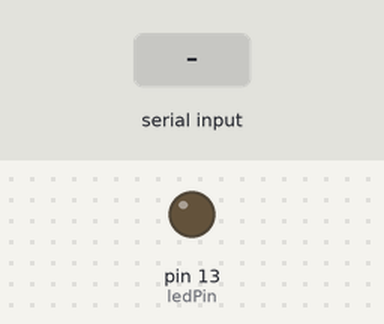
Recording of a sketch running on a simulated Arduino Uno, built with avr-gcc and run on an emulated ATmega328P. On the bench: output pins drawn as LEDs (lit = HIGH). The inputs (shaded band) are chosen by the test bench. What the sketch prints to the serial monitor is not drawn.

Above: at 1.2 s.
1.3 s: "1" received over Serial
At 1.6 s:
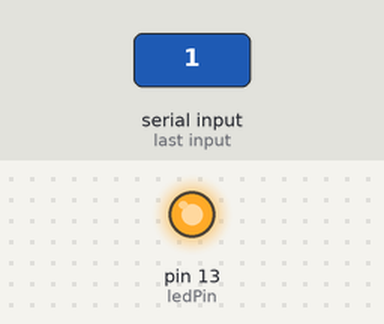
2.8 s: "0" received over Serial
At 4.0 s:
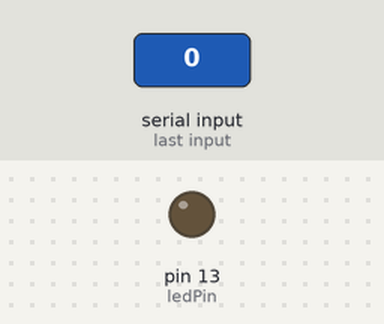
Timing chart, 0 to 5.8 s (numbered marks = the images above; inputs shaded):
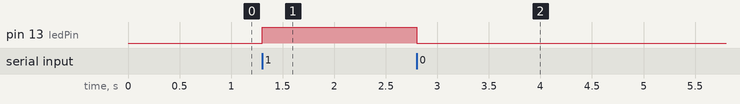

The sketch:

Blink.ino
```cpp
const int ledPin =  13;
int ledState = LOW;
int SerialData;

void setup() {
  Serial.begin(9600);
  Serial.print("Enter 1 for on or 0 turn light off");
  pinMode(ledPin, OUTPUT);
}

void loop()
{
  if(Serial.available())
  {
    SerialData = Serial.read();
    if (SerialData == '1')
    {
      ledState = HIGH;
    }
    if (SerialData == '0')
    {
      ledState = LOW;
    }
    digitalWrite(ledPin, ledState);
  }
}
```

Measured:
- after the input at 1.3 s, pin 13 (ledPin): LOW → HIGH at once
- after the input at 2.8 s, pin 13 (ledPin): HIGH → LOW at once
